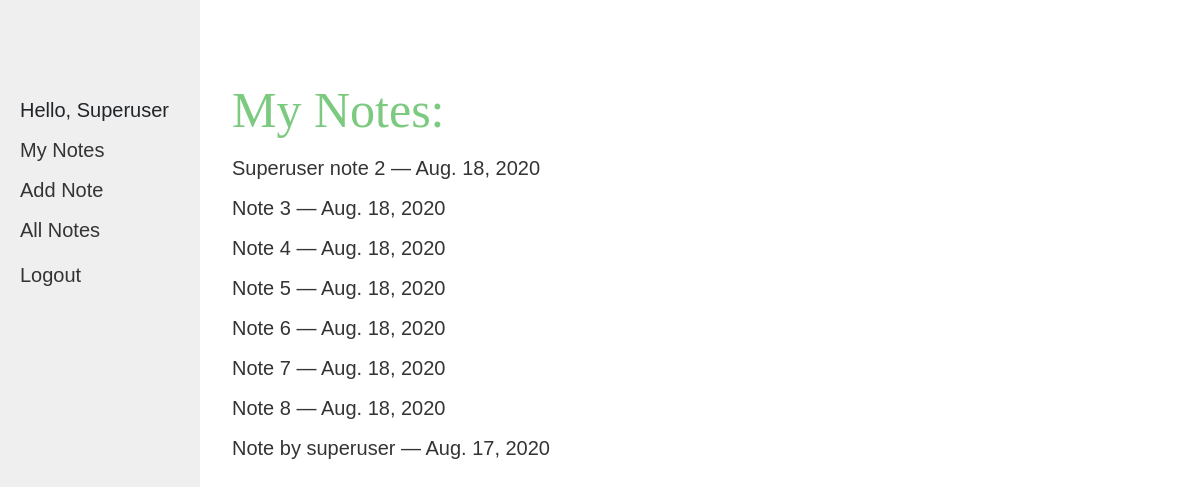
/catalog/ (signed in), run on the app's committed database.
### catalog/models.py (models this page shows, shortened)
class Note(models.Model):
    user = models.ForeignKey(User, on_delete=models.CASCADE,)
    title = models.CharField(max_length=128)
    body = models.TextField(max_length=4000)
    date = models.DateField(auto_now_add=True)
    image1 = models.ImageField(upload_to='note_images', verbose_name='Image 1')
    def get_absolute_url(self):
        return reverse('view-note', args=[str(self.id)])
    class Meta:
        permissions = (("can_view_all_notes", "Can View All Notes"),)

### catalog/views.py (the view)
# urls.py: path('', views.index.as_view(), name='index'),
class index(LoginRequiredMixin, generic.ListView):
    model = Note
    paginate_by = 10
    ordering = ['-date']
    def get_queryset(self):
        return Note.objects.filter(user=self.request.user).order_by('-date')

### catalog/templates/catalog/note_list.html
{% extends "base_generic.html" %}
{% block content %}
  <h1 class = "title">My Notes:</h1>
  {% if note_list %}
  <ul>
    {% for note in note_list %}
      <li class="note-info">
        <a href="{{ note.get_absolute_url }}">{{ note.title }}
        <p>&mdash; {{ note.date }}</p></a>
      </li>
    {% endfor %}
  </ul>
  {% else %}
    <p>Hmmm... Seems like you haven't taken any notes</p>
    <p>Try adding a note by pressing <strong>"add note"</strong> on the sidebar</p>
  {% endif %}
{% endblock %}

### catalog/templates/base_generic.html (shortened to what this page needs)
<!DOCTYPE html>
<html lang="en">
<head>
  <link rel="stylesheet" href="https://stackpath.bootstrapcdn.com/bootstrap/4.1.3/css/bootstrap.min.css">
  {% load static %}
  <link rel="stylesheet" href="{% static 'css/styles.css' %}">
  <link rel="stylesheet" href="https://use.typekit.net/ltg3vqd.css">
</head>
<body>
<div class="page">
  <div class="page-sidebar">
    {% block sidebar %}
    <ul class="sidebar-nav">
      {% if user.is_authenticated %}
        <li class='greeting'>Hello, {{ user.get_username }}</li>
        <li class='option'><a href="{% url 'index' %}">My Notes</a></li>
        <li class='option'><a href="{% url 'note' %}">Add Note</a></li>
        {% if perms.catalog.can_view_all_notes %}
          <li class='option'><a href="{% url 'all-notes' %}">All Notes</a></li>
        {% endif %}
        <li class='account' ><a class='account' href="{% url 'logout'%}?next=/">Logout</a></li>
      {% else %}
        <li class='account'><a class='account' href="{% url 'login'%}?next=/">Login</a></li>
      {% endif %}
      </ul>
    {% endblock %}
  </div>
  <div class="page-content">
  {% block content %}{% endblock %}
</div>
</div>
</body>
</html>

### catalog/static/css/styles.css (style rules this page uses)
* { padding: 0; margin: 0; box-sizing: border-box; }
p, h1, a, li, textarea, #submit-button, .button { font-family: franklin-gothic-atf, sans-serif; font-weight: 100; font-style: normal; text-decoration: none; }
li { list-style: none; }
a { color: #343434; }
p, a, li { font-size: 20px; }
.page { display: grid; grid-auto-columns: 200px 1fr; width: 100vw; min-height: 100vh; justify-content: flex-start; }
.page-sidebar { grid-column: 1; min-height: 100vh; width:100%; background-color: #efefef; }
.page-content { grid-column: 2; height: 100vh; overflow:auto; padding: 2em; width:100%; padding-top: 80px; }
.sidebar-nav { padding: 20px; height: 100%; width: 100%; line-height:20px; padding-top: 100px; }
.greeting { text-transform: capitalize; font-weight: 400; margin-bottom:10px; }
.option { line-height: 40px; }
.account { padding-top: 15px; font-weight:400; }
.note-info p { display: inline; }
.note-info { line-height: 40px; }
.title, #title { font-family: parkside, cursive; font-weight: 400; font-style: normal; font-size: 50px; color: #7bca7f; text-transform: capitalize; }

### data on the page
Note: title "Superuser note 2", date "Aug. 18, 2020"
Note: title "Note 3", date "Aug. 18, 2020"
Note: title "Note 4", date "Aug. 18, 2020"
Note: title "Note 5", date "Aug. 18, 2020"
Note: title "Note 6", date "Aug. 18, 2020"
Note: title "Note 7", date "Aug. 18, 2020"
Note: title "Note 8", date "Aug. 18, 2020"
Note: title "Note by superuser", date "Aug. 17, 2020"

### other printed values
{{ user.get_username }} "Superuser"
